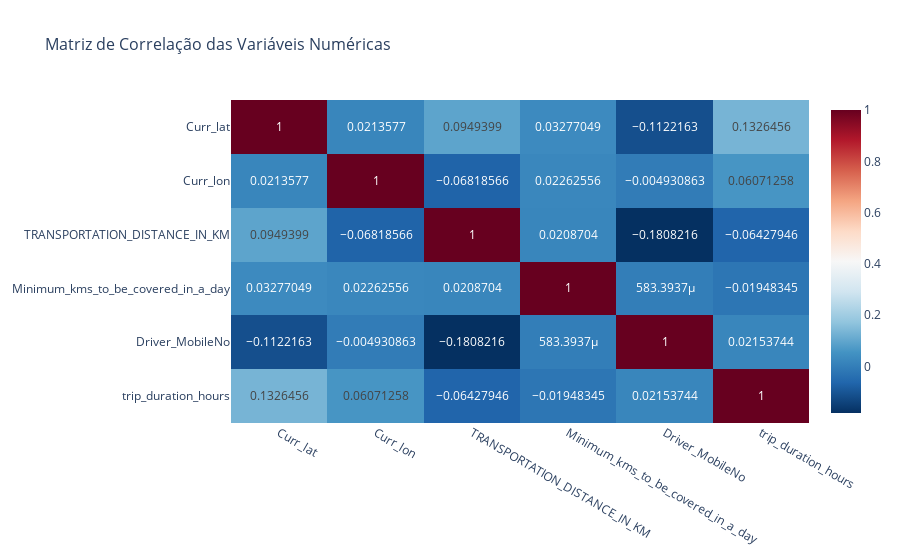

Write notebook code for a chart like this one.
### Markdown cell above
### 4.4. Matriz de Correlação Interativa (Plotly)
Um mapa de calor interativo da matriz de correlação permite explorar a relação entre todas as variáveis numéricas. Cores mais quentes indicam correlação positiva forte, enquanto cores mais frias indicam correlação negativa forte. A interatividade do Plotly permite inspecionar os valores exatos das correlações ao passar o mouse.

### Code cell
numeric_cols = df.select_dtypes(include=np.number).columns.tolist()
correlation_matrix = df[numeric_cols].corr()

fig = px.imshow(
    correlation_matrix,
    text_auto=True,
    aspect="auto",
    title="Matriz de Correlação das Variáveis Numéricas",
    color_continuous_scale="RdBu_r",
)
fig.update_layout(title_font_size=16)
fig.show()

### Figure 1 — Plotly figure (JSON) as saved in the notebook; plotly's stock layout.template omitted (floating-point values rounded to 4 significant figures)
{"data": [{"coloraxis": "coloraxis", "hovertemplate": "x: %{x}<br>y: %{y}<br>color: %{z}<extra></extra>", "name": "0", "texttemplate": "%{z}", "type": "heatmap", "x": ["Curr_lat", "Curr_lon", "TRANSPORTATION_DISTANCE_IN_KM", "Minimum_kms_to_be_covered_in_a_day", "Driver_MobileNo", "trip_duration_hours"], "xaxis": "x", "y": ["Curr_lat", "Curr_lon", "TRANSPORTATION_DISTANCE_IN_KM", "Minimum_kms_to_be_covered_in_a_day", "Driver_MobileNo", "trip_duration_hours"], "yaxis": "y", "z": [[1.0, 0.02136, 0.09494, 0.03277, -0.1122, 0.1326], [0.02136, 1.0, -0.06819, 0.02263, -0.004931, 0.06071], [0.09494, -0.06819, 1.0, 0.02087, -0.1808, -0.06428], [0.03277, 0.02263, 0.02087, 1.0, 0.0005834, -0.01948], [-0.1122, -0.004931, -0.1808, 0.0005834, 1.0, 0.02154], [0.1326, 0.06071, -0.06428, -0.01948, 0.02154, 1.0]]}], "layout": {"coloraxis": {"colorscale": [[0, "rgb(5,48,97)"], [0.1, "rgb(33,102,172)"], [0.2, "rgb(67,147,195)"], [0.3, "rgb(146,197,222)"], [0.4, "rgb(209,229,240)"], [0.5, "rgb(247,247,247)"], [0.6, "rgb(253,219,199)"], [0.7, "rgb(244,165,130)"], [0.8, "rgb(214,96,77)"], [0.9, "rgb(178,24,43)"], [1, "rgb(103,0,31)"]]}, "title": {"font": {"size": 16}, "text": "Matriz de Correlação das Variáveis Numéricas"}, "xaxis": {"anchor": "y", "domain": [0, 1]}, "yaxis": {"anchor": "x", "autorange": "reversed", "domain": [0, 1]}}}
